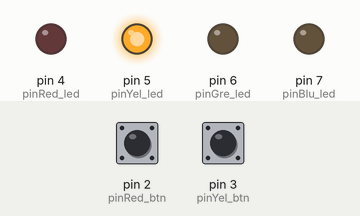
A sketch run on a simulated Arduino Uno, built with avr-gcc and run on an emulated ATmega328P. On the bench: output pins drawn as LEDs (lit = HIGH). The test bench sets the inputs (shaded band); at power-on: pin 2 (pinRed_btn) LOW, pin 3 (pinYel_btn) HIGH. Random numbers use the default seed unless the sketch sets one; what the sketch prints to the serial monitor is not drawn.

Above: at 3.1 s.
At 3.8 s:
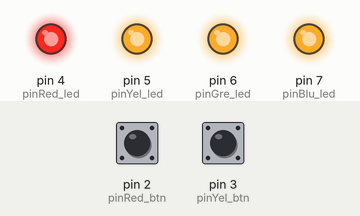
3.9 s: pin 2 (pinRed_btn) pulled HIGH for 3.2 s
At 7.7 s:
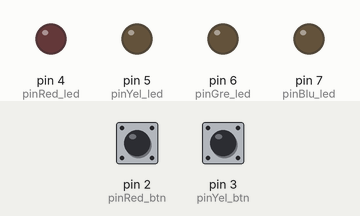
Timing chart, 0 to 17.2 s (numbered marks = the images above; inputs shaded):
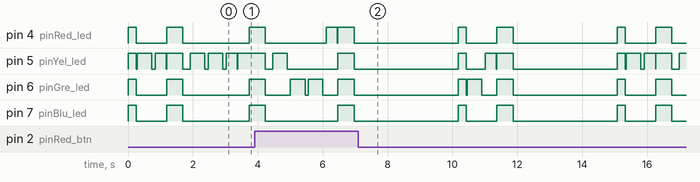

Measured:
- by itself, pin 7 (pinBlu_led): repeats every 4.9 s: HIGH 0.50 s, LOW 3.2 s, HIGH 0.25 s, LOW 0.95 s

The sketch:

Simon_Says2_0.ino
```cpp
//Declare Pin Const
const int pinRed_btn = 2;
const int pinYel_btn = 3;
const int pinGre_btn = 8;
const int pinBlu_btn = 12;

const int pinRed_led = 4;
const int pinYel_led = 5;
const int pinGre_led = 6;
const int pinBlu_led = 7;

int roundCounter = 0;
int scoreCounter = 0;

int trans_i = 0;

int simon_pick[] = {
  0};
//int simon_pick_color;

//int round_pick;
int led_string[] = {
  pinRed_led, pinYel_led, pinGre_led, pinBlu_led};
int btn_string[] = {
  pinRed_btn, pinYel_btn, pinGre_btn, pinBlu_btn};

int gameRunning = 1;

//debounce
int pinState_btn;
int debounceTime = 300;
int timeMark = millis();
int timeDelta;
int user_guess = 4;


void display_simon(){ //shows the colors at start of round
  int simon_pick_color;
  for(int i; i <= roundCounter; i++){
    if(simon_pick[i] == 0){
      simon_pick_color = pinRed_led;
    }
    else if(simon_pick[i] == 1){
      simon_pick_color = pinYel_led;
    }
    else if(simon_pick[i] == 2){
      simon_pick_color = pinGre_led;
    }
    else if(simon_pick[i] == 3){
      simon_pick_color = pinBlu_led;
    }
    else{
      Serial.println("##### simon_pick[] error.");
    }

    digitalWrite(simon_pick_color, HIGH);
    delay(450);
    digitalWrite(simon_pick_color, LOW);
    delay(100);
  }
}

void get_guess(){ //wait for player to guess (debounce)
  timeDelta = millis() - timeMark;
  while(digitalRead(pinRed_btn) == LOW && digitalRead(pinYel_btn) == LOW && digitalRead(pinGre_btn) == LOW && digitalRead(pinBlu_btn) == LOW){
  }


  if(timeDelta > debounceTime){
    timeMark = millis();
    if(digitalRead(pinRed_btn) == HIGH){
      user_guess = 0;
      digitalWrite(pinRed_led, HIGH);
      delay(350);
      digitalWrite(pinRed_led, LOW);
    }
    else if(digitalRead(pinYel_btn) == HIGH){
      user_guess = 1;
      digitalWrite(pinYel_led, HIGH);
      delay(350);
      digitalWrite(pinYel_led, LOW);
    }
    else if(digitalRead(pinGre_btn) == HIGH){
      user_guess = 2;
      digitalWrite(pinGre_led, HIGH);
      delay(350);
      digitalWrite(pinGre_led, LOW);
    }
    else if(digitalRead(pinBlu_btn) == HIGH){
      user_guess = 3;
      digitalWrite(pinBlu_led, HIGH);
      delay(350);
      digitalWrite(pinBlu_led, LOW);
    }

  }

}

void pick_simon(){
  int round_pick = random(0,3);
  Serial.print("pick_simon(), roundCounter: ");
  Serial.println(roundCounter);
  simon_pick[roundCounter] = round_pick;
  Serial.print("simon_pick[roundCounter]: ");
  Serial.println(simon_pick[roundCounter]);
}


void check_guess(){ //match guess with simon's pick, determine if correct
  Serial.print("Checking Guess \tPlayer's Guess: ");
  Serial.print(user_guess);
  Serial.print(" , Simon's Color: ");
  trans_i = 0;
  while(trans_i <= roundCounter){
    Serial.println(simon_pick[trans_i]);
    if(user_guess != simon_pick[trans_i]){
      trans_i = roundCounter + 1; //exits loop

      Serial.println("Game Over");
      Serial.print("Your Score: ");
      Serial.println(roundCounter);
      game_over();

      gameRunning = 0;
    }
    else if(user_guess == simon_pick[trans_i]){
      Serial.print("check_guess Correct");

    }
    else{
      Serial.print("###check_guess error");
    }
    trans_i++;
    if(trans_i<= roundCounter){
       get_guess();
    }

  }

  for(int i = 0; i < 4; i++){
    digitalWrite(led_string[i], HIGH);
  }
  delay(500);
  for(int i = 0; i<4; i++){
    digitalWrite(led_string[i], LOW);
  }
  delay(200);
}

void game_start(){ // opening sequence, reset round
  for(int i = 0; i < 4; i++){
    digitalWrite(led_string[i], HIGH);
  }
  delay(250);
  for(int i = 0; i < 4; i++){

    digitalWrite(led_string[i], LOW);
  }
  roundCounter = 0;
  scoreCounter = 0;
  gameRunning = 1;


}

void game_over(){ //end game, show score
  for(int i = 0; i <= roundCounter; i++){
    led_string[0];
  }
}


void setup(){
  for(int i = 0; i < 4; i++){
    pinMode(btn_string[i], INPUT);
    pinMode(led_string[i], OUTPUT);
  }

  Serial.begin(9600);
}
void loop(){
  game_start();
  Serial.println();
  Serial.println("==========Start New Game===========");
  while(gameRunning == 1){
    pick_simon();
//    Serial.print("Simon picked a color. ");
//    Serial.println(round_pick);
//    Serial.print("pre display_simon(): simon_pick[roundCounter]: ");
//    Serial.println(simon_pick[roundCounter]);
    display_simon();
//    Serial.print("Simon's colors: ");
//    for(int i = 0; i<=roundCounter; i++){
//      Serial.print(simon_pick[i]);
//      Serial.print(", ");
//    }
//    Serial.println();
//    Serial.print("Pre get_guess(): simon_pick[roundCounter]: ");
//    Serial.println(simon_pick[roundCounter]);
    get_guess();
//    Serial.print("Player guessed: ");
//    Serial.println(user_guess);
//    Serial.print("Pre check_guess(): simon_pick[roundCounter]: ");
//    Serial.println(simon_pick[roundCounter]);
    check_guess();

    roundCounter++;
    Serial.println("----------New Round----------");
  }

  delay(3000);
}
```
